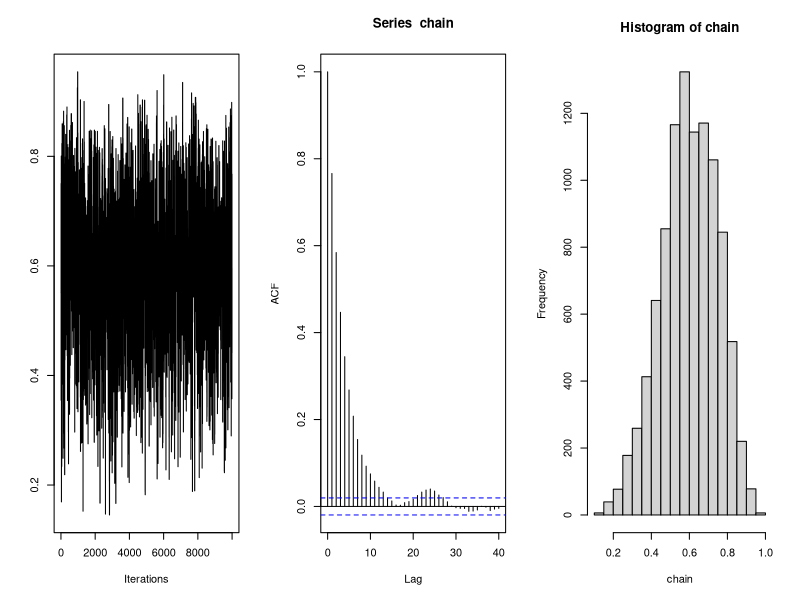

Here is the R script that generated this plot:
## ---- chunk 1
library(coda)
Alpha <- 6
Beta <- 4
# phi cannot be 0 or 1
phi <- function(c,oldphi){
  newphi = 0
  while (newphi == 0 || newphi == 1){
  newphi = rbeta(1,c*oldphi,c*(1-oldphi))
  }
  return(newphi)
}

run_metropolis_MCMC <- function(startvalue,c,iterations){
  chain = rep(0, iterations+1)
  chain[1] = startvalue
  for (i in 1:iterations){
    phi = phi(c,chain[i])
    proposal = dbeta(chain[i],c*phi,c*(1-phi))/dbeta(phi,c*chain[i],c*(1-chain[i]))
    posterior = dbeta(phi,Alpha,Beta)/dbeta(chain[i],Alpha,Beta)
    probab = proposal*posterior
    if (runif(1) < probab){
      chain[i+1] = phi
    }else{
      chain[i+1] = chain[i]
    }
  }
  return(chain)
}

startvalue = runif(1)
chain = run_metropolis_MCMC(startvalue,1, 10000)
acceptance = 1-mean(duplicated(chain))

par(mfrow=c(1,3))  #1 row, 3 columns
traceplot(as.mcmc(chain)); acf(chain); hist(chain)  #plot commands

## ---- chunk 2
Gibbs_<-function(x0,y0,iterations,B=5,burnIn=0)
## 5 parameters are needed in this function, with B=5 and burnIn=0 by default
{
  if(x0>0&&x0<B&&y0>0&&y0<B)
## to check whether the starting values are in the domain.    
  {
    x<-c(x0,rep(NA,iterations-1))
## Initialize the Markov chain    
    y<-c(y0,rep(NA,iterations-1))
## Initialize the Markov chain    
    for(i in 1:(iterations-1))
    {
      x[i+1]<-(-log(1-runif(1)*(1-exp(-y[i]*B)))/y[i])
## use inverse transform sampling to draw sample from conditional distribution 
## p(x^{i+1}|y^{i})   
      y[i+1]<-(-log(1-runif(1)*(1-exp(-x[i+1]*B)))/x[i+1])
## use inverse transform sampling to draw sample from conditional distribution 
## p(y^{i+1}|x^{i+1})     
    }
    if(burnIn>0)
    {
        x<-x[-(1:burnIn)]
        y<-y[-(1:burnIn)]
        print(length(x))
## discard the first bunch of draws for the burn-in process    
    }
    return(data.frame(x,y))
  }
 else
   stop("Initial values incorrect")
## print the information for incorrect starting values  
}
